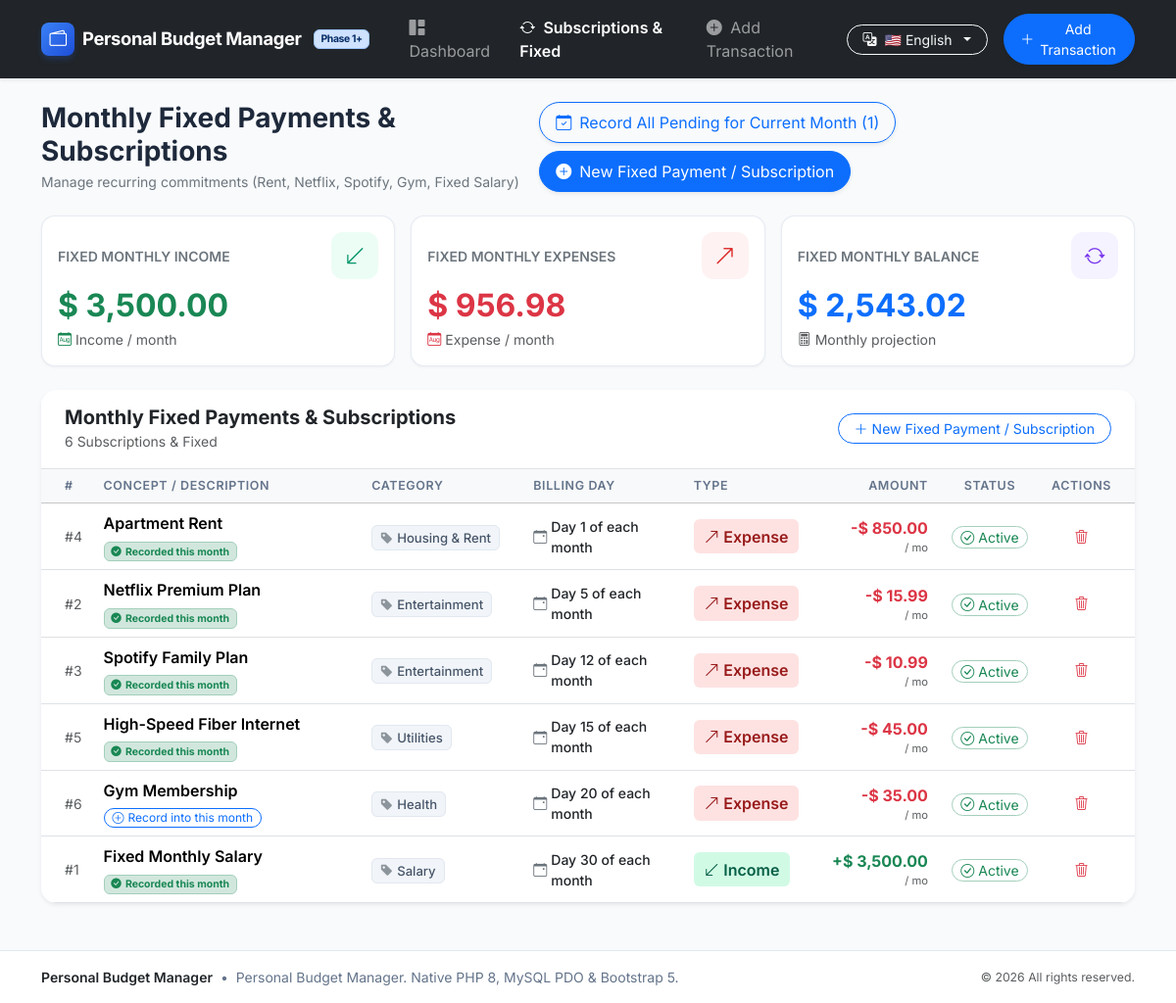
The page /fijas.php on the database its author committed.
### tables this page shows
CREATE TABLE `transacciones_fijas` (
    `id` INT AUTO_INCREMENT PRIMARY KEY,
    `tipo` ENUM('income', 'expense') NOT NULL COMMENT 'Transaction type: income or expense',
    `concepto` VARCHAR(150) NOT NULL COMMENT 'Subscription / Fixed payment name (e.g. Netflix, Rent, Salary)',
    `monto` DECIMAL(10, 2) NOT NULL COMMENT 'Monthly recurring amount',
    `categoria` VARCHAR(50) NOT NULL COMMENT 'Classification category',
    `dia_pago` TINYINT NOT NULL DEFAULT 1 COMMENT 'Scheduled day of the month (1-31)',
    `activo` TINYINT(1) NOT NULL DEFAULT 1 COMMENT '1 = Active, 0 = Paused',
    `ultima_generacion` DATE NULL COMMENT 'Last date when applied to transacciones table',
    `created_at` TIMESTAMP DEFAULT CURRENT_TIMESTAMP COMMENT 'Audit timestamp'
);

### helpers/lang.php (called while the page is built, shortened)
<?php
function current_lang(): string
{
    return $_SESSION['lang'] ?? DEFAULT_LANG;
}
function load_language_dict(string $lang): array
{
    static $dictionaries = [];
    if (!isset($dictionaries[$lang])) {
        $filePath = dirname(__DIR__) . "/lang/{$lang}.php";
        if (file_exists($filePath)) {
            $dictionaries[$lang] = require $filePath;
        } else {
            $dictionaries[$lang] = [];
        }
    }
    return $dictionaries[$lang];
}
function __(string $key, array $replacements = []): string
{
    $current = current_lang();
    $dict = load_language_dict($current);
    if (!isset($dict[$key]) && $current !== DEFAULT_LANG) {
        $fallbackDict = load_language_dict(DEFAULT_LANG);
        $text = $fallbackDict[$key] ?? $key;
    } else {
        $text = $dict[$key] ?? $key;
    }
    if (!empty($replacements)) {
        foreach ($replacements as $placeholder => $value) {
            $text = str_replace($placeholder, (string)$value, $text);
        }
    }
    return $text;
}
function format_currency(float $amount, string $currencySymbol = '$'): string
{
    return $currencySymbol . ' ' . number_format($amount, 2, '.', ',');
}

### fijas.php (the view, shortened to what this page needs)
<?php
require_once __DIR__ . '/helpers/lang.php';
$pdo = getDB();
$fixedExpenses = 0.0;
$fixedIncome   = 0.0;
try {
    $sumStmt = $pdo->query("
        SELECT tipo, COALESCE(SUM(monto), 0) AS total
        FROM transacciones_fijas
        WHERE activo = 1
        GROUP BY tipo
    ");
    $sums = $sumStmt->fetchAll();
    foreach ($sums as $row) {
        if ($row['tipo'] === 'expense') {
            $fixedExpenses = (float) $row['total'];
        } elseif ($row['tipo'] === 'income') {
            $fixedIncome = (float) $row['total'];
        }
    }
} catch (PDOException $e) {
    error_log("Error calculating fixed totals: " . $e->getMessage());
}
$projectedFixedBalance = $fixedIncome - $fixedExpenses;
$recurringItems = [];
$pendingCount = 0;
try {
    $stmt = $pdo->query("
        SELECT id, tipo, concepto, monto, categoria, dia_pago, activo, ultima_generacion,
               (ultima_generacion IS NOT NULL AND DATE_FORMAT(ultima_generacion, '%Y-%m') = DATE_FORMAT(CURRENT_DATE(), '%Y-%m')) AS ya_registrado_este_mes
        FROM transacciones_fijas
        ORDER BY dia_pago ASC, id ASC
    ");
    $recurringItems = $stmt->fetchAll();
    foreach ($recurringItems as $item) {
        if ((int)$item['activo'] === 1 && empty($item['ya_registrado_este_mes'])) {
            $pendingCount++;
        }
    }
} catch (PDOException $e) {
    error_log("Error fetching recurring items: " . $e->getMessage());
}
require_once __DIR__ . '/includes/header.php';
?>
<div class="d-flex flex-column flex-md-row justify-content-between align-items-md-center gap-3 mb-4">
    <div>
        <h1 class="h3 fw-bold mb-1 text-slate-900"><?= htmlspecialchars(__('recurring_title')) ?></h1>
        <p class="text-secondary mb-0 small"><?= htmlspecialchars(__('recurring_subtitle')) ?></p>
    </div>
    <div class="d-flex flex-wrap gap-2">
        <?php if ($pendingCount > 0): ?>
            <form method="POST" action="fijas.php" class="d-inline">
                <button type="submit" class="btn btn-outline-primary d-inline-flex align-items-center gap-2 rounded-pill px-3 py-2 shadow-sm">
                    <i class="bi bi-calendar-check"></i>
                    <span><?= htmlspecialchars(__('btn_apply_all_pending')) ?> (<?= $pendingCount ?>)</span>
                </button>
            </form>
        <?php endif; ?>
        <button type="button" class="btn btn-primary d-inline-flex align-items-center gap-2 shadow-sm px-3 py-2 rounded-pill" data-bs-toggle="modal" data-bs-target="#newFixedModal">
            <i class="bi bi-plus-circle-fill"></i>
            <span><?= htmlspecialchars(__('btn_new_fixed')) ?></span>
        </button>
    </div>
</div>
<div class="row g-3 mb-4">
    <div class="col-12 col-md-4">
        <div class="card card-stat h-100 p-3">
            <div class="d-flex justify-content-between align-items-center mb-2">
                <span class="text-uppercase fw-semibold text-secondary small"><?= htmlspecialchars(__('card_fixed_income')) ?></span>
                <span class="icon-bubble icon-bubble-income">
                    <i class="bi bi-arrow-down-left"></i>
                </span>
            </div>
            <div class="h2 fw-bold text-success mb-1">
                <?= htmlspecialchars(format_currency($fixedIncome)) ?>
            </div>
            <div class="small text-muted d-flex align-items-center gap-1">
                <i class="bi bi-calendar-month text-success"></i>
                <span><?= htmlspecialchars(__('type_income')) ?> / <?= current_lang() === 'es' ? 'mes' : 'month' ?></span>
            </div>
        </div>
    </div>
    <div class="col-12 col-md-4">
        <div class="card card-stat h-100 p-3">
            <div class="d-flex justify-content-between align-items-center mb-2">
                <span class="text-uppercase fw-semibold text-secondary small"><?= htmlspecialchars(__('card_fixed_expense')) ?></span>
                <span class="icon-bubble icon-bubble-expense">
                    <i class="bi bi-arrow-up-right"></i>
                </span>
            </div>
            <div class="h2 fw-bold text-danger mb-1">
                <?= htmlspecialchars(format_currency($fixedExpenses)) ?>
            </div>
            <div class="small text-muted d-flex align-items-center gap-1">
                <i class="bi bi-calendar-month text-danger"></i>
                <span><?= htmlspecialchars(__('type_expense')) ?> / <?= current_lang() === 'es' ? 'mes' : 'month' ?></span>
            </div>
        </div>
    </div>
    <div class="col-12 col-md-4">
        <div class="card card-stat h-100 p-3">
            <div class="d-flex justify-content-between align-items-center mb-2">
                <span class="text-uppercase fw-semibold text-secondary small"><?= htmlspecialchars(__('card_projected_fixed')) ?></span>
                <span class="icon-bubble icon-bubble-purple">
                    <i class="bi bi-arrow-repeat"></i>
                </span>
            </div>
            <div class="h2 fw-bold mb-1 <?= ($projectedFixedBalance >= 0) ? 'text-primary' : 'text-danger' ?>">
                <?= htmlspecialchars(format_currency($projectedFixedBalance)) ?>
            </div>
            <div class="small text-muted d-flex align-items-center gap-1">
                <i class="bi bi-calculator"></i>
                <span><?= current_lang() === 'es' ? 'Proyección mensual' : 'Monthly projection' ?></span>
            </div>
        </div>
    </div>
</div>
<div class="card border-0 shadow-sm rounded-4 overflow-hidden mb-4">
    <div class="card-header bg-white py-3 px-4 d-flex justify-content-between align-items-center border-bottom">
        <div>
            <h5 class="fw-bold mb-0 text-slate-800"><?= htmlspecialchars(__('recurring_title')) ?></h5>
            <small class="text-muted"><?= count($recurringItems) ?> <?= htmlspecialchars(__('nav_recurring')) ?></small>
        </div>
        <button type="button" class="btn btn-sm btn-outline-primary rounded-pill px-3" data-bs-toggle="modal" data-bs-target="#newFixedModal">
            <i class="bi bi-plus-lg me-1"></i><?= htmlspecialchars(__('btn_new_fixed')) ?>
        </button>
    </div>
    <div class="card-body p-0">
        <?php if (empty($recurringItems)): ?>
            <div class="text-center py-5 px-3">
                <div class="icon-bubble icon-bubble-purple mb-3" style="width: 64px; height: 64px; font-size: 1.8rem;">
                    <i class="bi bi-arrow-repeat"></i>
                </div>
                <h5 class="fw-bold text-dark mb-1"><?= htmlspecialchars(__('empty_fixed_title')) ?></h5>
                <p class="text-secondary small mb-4 mx-auto" style="max-width: 460px;">
                    <?= htmlspecialchars(__('empty_fixed_desc')) ?>
                </p>
                <button type="button" class="btn btn-primary rounded-pill px-4 shadow-sm" data-bs-toggle="modal" data-bs-target="#newFixedModal">
                    <i class="bi bi-plus-lg me-1"></i><?= htmlspecialchars(__('btn_new_fixed')) ?>
                </button>
            </div>
        <?php else: ?>
            <div class="table-responsive">
                <table class="table table-custom table-hover align-middle mb-0">
                    <thead class="table-light">
                        <tr>
                            <th class="ps-4" style="width: 5%;"><?= htmlspecialchars(__('col_id')) ?></th>
                            <th style="width: 25%;"><?= htmlspecialchars(__('col_concept')) ?></th>
                            <th style="width: 15%;"><?= htmlspecialchars(__('col_category')) ?></th>
                            <th style="width: 15%;"><?= htmlspecialchars(__('col_billing_day')) ?></th>
                            <th style="width: 10%;"><?= htmlspecialchars(__('col_type')) ?></th>
                            <th class="text-end" style="width: 12%;"><?= htmlspecialchars(__('col_amount')) ?></th>
                            <th class="text-center" style="width: 10%;"><?= htmlspecialchars(__('col_status')) ?></th>
                            <th class="text-center pe-4" style="width: 8%;"><?= htmlspecialchars(__('col_actions')) ?></th>
                        </tr>
                    </thead>
                    <tbody>
                        <?php foreach ($recurringItems as $item): ?>
                            <tr>
                                <td class="ps-4 text-muted small fw-mono">
                                    #<?= (int) $item['id'] ?>
                                </td>
                                <td>
                                    <div class="fw-semibold text-slate-800">
                                        <?= htmlspecialchars($item['concepto']) ?>
                                    </div>
                                    <div class="small mt-1">
                                        <?php if (!empty($item['ya_registrado_este_mes'])): ?>
                                            <span class="badge bg-success-subtle text-success border border-success-subtle">
                                                <i class="bi bi-check-circle-fill me-1"></i><?= htmlspecialchars(__('badge_applied_this_month')) ?>
                                            </span>
                                        <?php elseif ((int)$item['activo'] === 1): ?>
                                            <form method="POST" action="fijas.php" class="d-inline">
                                                <button type="submit" class="btn btn-xs btn-outline-primary py-0 px-2 rounded-pill small" style="font-size: 0.75rem;">
                                                    <i class="bi bi-plus-circle me-1"></i><?= htmlspecialchars(__('btn_apply_to_month')) ?>
                                                </button>
                                            </form>
                                        <?php endif; ?>
                                    </div>
                                </td>
                                <td>
                                    <span class="badge-category">
                                        <i class="bi bi-tag-fill me-1 text-secondary opacity-75"></i><?= htmlspecialchars($item['categoria']) ?>
                                    </span>
                                </td>
                                <td>
                                    <span class="small fw-medium text-dark d-inline-flex align-items-center gap-1">
                                        <i class="bi bi-calendar-event text-secondary"></i>
                                        <?= htmlspecialchars(__('day_of_month_format', [':day' => $item['dia_pago']])) ?>
                                    </span>
                                </td>
                                <td>
                                    <?php if ($item['tipo'] === 'income'): ?>
                                        <span class="badge-income d-inline-flex align-items-center gap-1">
                                            <i class="bi bi-arrow-down-left"></i>
                                            <?= htmlspecialchars(__('type_income')) ?>
                                        </span>
                                    <?php else: ?>
                                        <span class="badge-expense d-inline-flex align-items-center gap-1">
                                            <i class="bi bi-arrow-up-right"></i>
                                            <?= htmlspecialchars(__('type_expense')) ?>
                                        </span>
                                    <?php endif; ?>
                                </td>
                                <td class="text-end fw-bold">
                                    <?php if ($item['tipo'] === 'income'): ?>
                                        <span class="text-success">+<?= htmlspecialchars(format_currency((float) $item['monto'])) ?></span>
                                    <?php else: ?>
                                        <span class="text-danger">-<?= htmlspecialchars(format_currency((float) $item['monto'])) ?></span>
                                    <?php endif; ?>
                                    <div class="text-muted small" style="font-size: 0.7rem; font-weight: normal;">/ <?= current_lang() === 'es' ? 'mes' : 'mo' ?></div>
                                </td>
                                <td class="text-center">
                                    <form method="POST" action="fijas.php" class="d-inline">
                                        <?php if ((int)$item['activo'] === 1): ?>
                                            <button type="submit" class="btn btn-sm btn-success-subtle text-success border border-success-subtle rounded-pill px-2 py-0" title="<?= htmlspecialchars(__('btn_toggle_status')) ?>">
                                                <i class="bi bi-check-circle me-1"></i><?= htmlspecialchars(__('status_active')) ?>
                                            </button>
                                        <?php else: ?>
                                            <button type="submit" class="btn btn-sm btn-secondary-subtle text-secondary border rounded-pill px-2 py-0" title="<?= htmlspecialchars(__('btn_toggle_status')) ?>">
                                                <i class="bi bi-pause-circle me-1"></i><?= htmlspecialchars(__('status_paused')) ?>
                                            </button>
                                        <?php endif; ?>
                                    </form>
                                </td>
                                <td class="text-center pe-4">
                                    <form method="POST" action="fijas.php" class="d-inline" onsubmit="return confirm('<?= htmlspecialchars(__('delete_confirm'), ENT_QUOTES) ?>');">
                                        <button type="submit" class="btn btn-sm btn-outline-danger border-0 rounded-circle" style="width: 32px; height: 32px;" title="<?= htmlspecialchars(__('btn_delete')) ?>">
                                            <i class="bi bi-trash3"></i>
                                        </button>
                                    </form>
                                </td>
                            </tr>
                        <?php endforeach; ?>
                    </tbody>
                </table>
            </div>
        <?php endif; ?>
    </div>
</div>
<?php require_once __DIR__ . '/includes/footer.php'; ?>

### rows shown on the page
transacciones_fijas: id "4", concepto "Apartment Rent", categoria "Housing & Rent", dia_pago "Day 1 of each month", monto "$ 850.00"
transacciones_fijas: id "2", concepto "Netflix Premium Plan", categoria "Entertainment", dia_pago "Day 5 of each month", monto "$ 15.99"
transacciones_fijas: id "3", concepto "Spotify Family Plan", categoria "Entertainment", dia_pago "Day 12 of each month", monto "$ 10.99"
transacciones_fijas: id "5", concepto "High-Speed Fiber Internet", categoria "Utilities", dia_pago "Day 15 of each month", monto "$ 45.00"
transacciones_fijas: id "6", concepto "Gym Membership", categoria "Health", dia_pago "Day 20 of each month", monto "$ 35.00"
transacciones_fijas: id "1", concepto "Fixed Monthly Salary", categoria "Salary", dia_pago "Day 30 of each month", monto "$ 3,500.00"

### other values the page prints
__('app_name') "Personal Budget Manager"
__('phase_tag') "Phase 1+"
__('nav_dashboard') "Dashboard"
__('nav_recurring') "Subscriptions & Fixed"
__('nav_new_tx') "Add Transaction"
__('recurring_title') "Monthly Fixed Payments & Subscriptions"
__('recurring_subtitle') "Manage recurring commitments (Rent, Netflix, Spotify, Gym, Fixed Salary)"
__('btn_apply_all_pending') "Record All Pending for Current Month"
$pendingCount "1"
__('btn_new_fixed') "New Fixed Payment / Subscription"
__('card_fixed_income') "FIXED MONTHLY INCOME"
format_currency($fixedIncome) "$ 3,500.00"
__('type_income') "Income"
__('card_fixed_expense') "FIXED MONTHLY EXPENSES"
format_currency($fixedExpenses) "$ 956.98"
